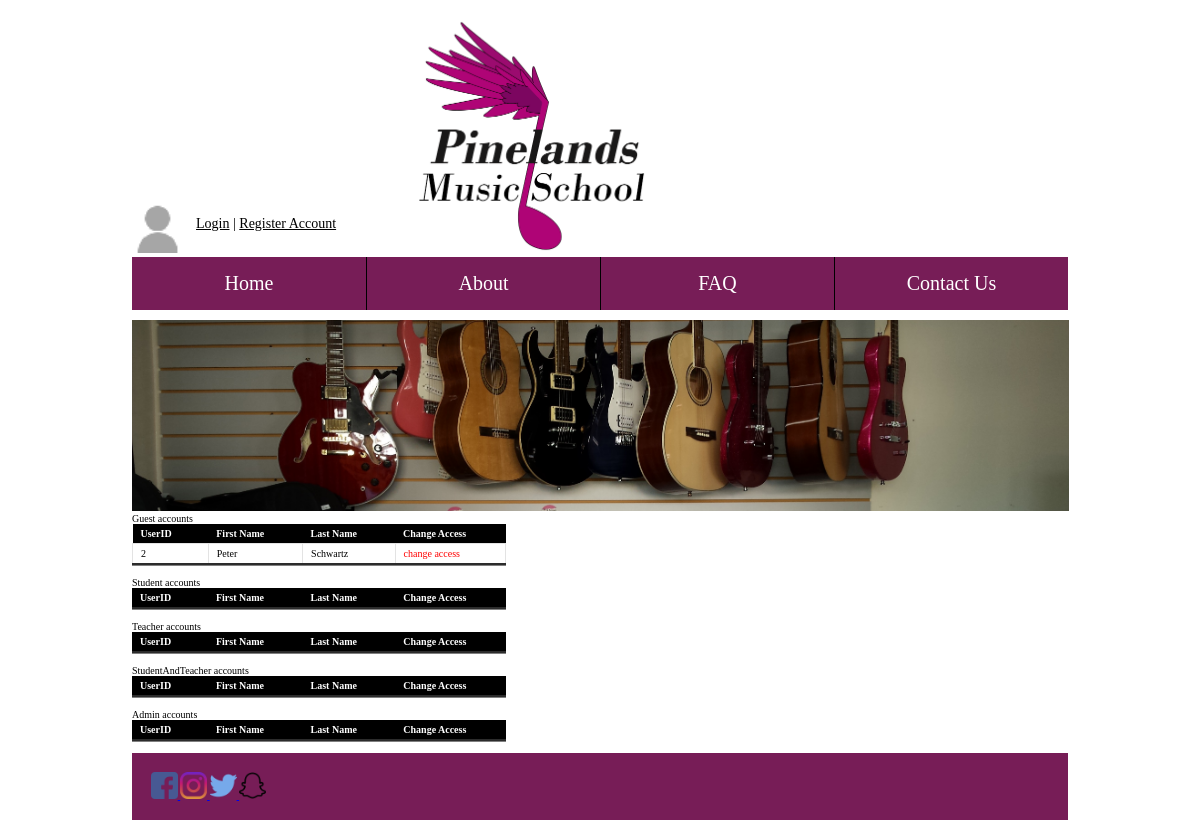
Before: /pages/changeAuth.php with the older database file.
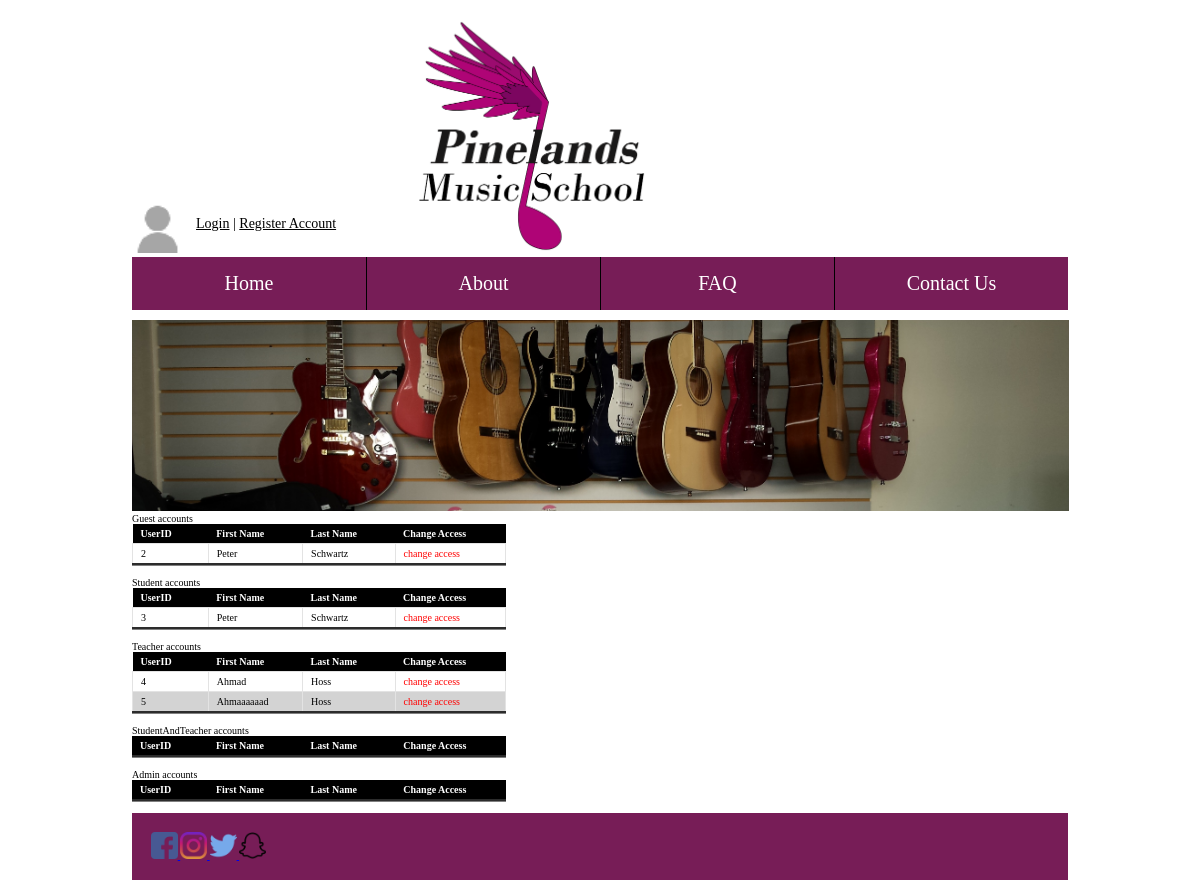
After: the same page with the newer database file.
### tables this page shows
CREATE TABLE `users` (
  `UserID` int(11) NOT NULL,
  `firstName` varchar(40) NOT NULL,
  `lastName` varchar(40) NOT NULL,
  `DOB` date NOT NULL,
  `gender` enum('Male','Female') NOT NULL,
  `facebookId` varchar(80) DEFAULT NULL,
  `email` varchar(80) NOT NULL,
  `password` varchar(64) NOT NULL,
  `salt` varchar(32) NOT NULL,
  `accountType` enum('Guest','Student','Teacher','StudentAndTeacher','Admin','Owner') NOT NULL DEFAULT 'Guest',
  `comCode` varchar(64) DEFAULT NULL,
  `parentName` varchar(100) DEFAULT NULL,
  `parentEmail` varchar(100) DEFAULT NULL
);

### pages/changeAuth.php (the view)
<?php
$pagetitle = "About";
include "../inc/connect.php";
include "../inc/header.php";
include "../inc/nav.php";
$column = array(
  'UserID' => 'userID',
  'First Name' => 'firstName',
  'Last Name' => 'lastName'
);
$accountTypes = array(
    0 => "Guest",
    1 => "Student",
    2 => "Teacher",
    3 => "StudentAndTeacher",
    4 => "Admin",
);
foreach ($accountTypes as $type) {
    $result= mysqli_query($con,"SELECT userID, firstName, lastName FROM users WHERE accountType='$type'");
    echo "$type accounts <br>";
    echo "<table id='changeAuthTables'><tr>";
    foreach ($column as $name => $col_name) {
      echo "<th>$name</th>";
    }
    echo "<th> Change Access </th> </tr>";
    while($row = mysqli_fetch_array($result)) {
      echo "<tr>";
      foreach ($column as $name => $col_name) {
        echo "<td>". $row[$col_name] . "</td>";
      }
      echo '<td><a href="changeAuthProcess.php?userID='.$row['userID'].'"><span class="changeAccess"> change access </span></a></td></tr>';
    }
    echo "</table><br>";
}
include "../inc/footer.php";
?>

### inc/header.php (shortened to what this page needs)
<!DOCTYPE html>
<html>
<head>
    <link href="../css/main.css" rel="stylesheet" />
</head>

### inc/nav.php (shortened to what this page needs)
<body>
        <div class="container">
          <span>
            <div class="headerContainer">
            <div class="userPanel">
                <div class="userPanelImage">
                <img src="../images/userImage/default-user-icon.png" />
                </div>
                <div class="userInfo">
                    <?php
                        if(isset($_SESSION['userID'])) {
                            ?>
                        <?php
                            $userID = $_SESSION['userID'];
                        $sql = "SELECT firstName, lastName FROM users WHERE userID='$userID'";
                        $result = mysqli_query($con, $sql);
                        $row = mysqli_fetch_array($result);
                        $userName = $row['firstName'] . " " . $row['lastName'];
                            ?>
                            <span><a href="../pages/myaccount.php"><?php echo $userName?></a> |
        <?php
        if((($_SESSION['accountType']) === 'Admin') || (($_SESSION['accountType']) === 'Owner')){
          echo '<a href="../pages/admincenter.php">Admin Center</a>';
        } else {
          echo '<a href="../pages/usercenter.php">User Center</a>';
        }
        ?>
        <br><a href="../pages/enrolPage.php"><b>ENROL</b></a> | <a href="../pages/logout.php">Logout</a></span>
                    <?php
                        } else {
                    ?>
                <span><a href="../pages/login.php">Login</a> | <a href="../pages/createAccount.php">Register Account</a></span>
                    <?php
                        }
                    ?>
                    </div>
                </div>
                <div class="logo"> <img src="../images/TempLogo.png" /> </div>
            </div>
          </span>
            <nav id="nav" role="navigation"> <a href="#nav" title="Show Navigation">Show Navigation</a> <a href="#" title="Hide Navigation">Hide Navigation</a>
                <ul>
                    <li><a href="../pages/index.php">Home</a></li><li><a href="../pages/about.php">About</a></li><li><a href="../pages/faq.php">FAQ</a></li><li><a href="../pages/contact.php">Contact Us</a></li>
                </ul>
            </nav>
            <?php if($pagetitle == "About Us | Pinelands Music School"): ?>
              <div class="banner"> <img src="../images/banners/about.jpg" /> </div>
            <?php elseif($pagetitle == "Enrol | Pinelands Music School"): ?>
              <div class="banner"> <img src="../images/banners/enrol.jpg" /> </div>
            <?php elseif($pagetitle == "Contact Us | Pinelands Music School"): ?>
              <div class="banner"> <img src="../images/banners/enrol.jpg" /> </div>
            <?php else: ?>
              <div class="banner"> <img src="../images/banners/main.jpg" /> </div>
            <?php endif ?>

### inc/footer.php
        <footer class="footer">
            <div class="socialMediaIcons">
                    <a href="https://www.facebook.com">
                    <img  src="../images/socialMedia/facebook.png" alt="Facebook Link">
                    </a>
                    <a href="https://www.facebook.com">
                    <img  src="../images/socialMedia/instagram.png" alt="instagram Link">
                    </a>
                    <a href="https://www.facebook.com">
                    <img  src="../images/socialMedia/twitter.png" alt="twitter Link">
                    </a>
                    <a href="https://www.facebook.com">
                    <img  src="../images/socialMedia/snapchat.png" alt="snapchat Link">
                    </a>
                 </div>
        </footer>
    </div>
</body>
</html>

### css/main.css (style rules this page uses)
* { box-sizing: border-box; }
header, section, footer, aside, nav, main, article, figure { display: block; }
body { font-size: 62.5%; margin: 0; padding: 0; }
.container { width: 100%; padding: 1%; margin: 0 auto; }
.banner { display: none; }
.logo { margin: auto; display: inline-block; text-align: center; }
.logo img { width: 100%; height: auto; }
.banner { display: inline-block; }
.banner img { width: 100.1%; height: auto; }
.socialMediaIcons img { width: 3%; }
.userPanel { display: inline-block; font-size: 1.4em; width:30%; }
.userPanelImage { height: 5%; width:18%; display: inline-block; }
.userPanelImage img { width: 100%; height: auto; }
.userInfo { display: inline-block; vertical-align: top; margin-top: 1%; padding: 10px; }
.userInfo a:link { color:#000000; }
table { border-collapse: collapse; width: 40%; align-self: center; text-align: left; border-bottom-style: groove }
table th { background-color: black; color: white; padding: 4px 30px 4px 8px; }
table td { border: 1px solid #e3e3e3; padding: 4px 8px; }
table tr:nth-child(odd) td { background-color: lightgray; }
table a { display:block; text-decoration:none; color: black; }
.changeAccess { color: red; }
#nav > ul { list-style-type: none; display: none; padding: 0; margin: 0; height: auto; display: none; position: absolute; left: 0; right: 0; z-index: 400; }
#nav > ul > li { width: 99%; text-decoration-color: aqua; margin: 0 auto; border: 1px solid #4C4A4A; border-radius: 10px; background: #771d57; }
#nav ul li a { display: block; text-decoration: none; color: white; font-size: 20px; padding: 10px; text-align: center; font-weight: 500; }
@media screen and (min-width:700px) { .container { width: 99%; } }
@media screen and (min-width:700px) { .logo { display: inline-block; width: 25%; } }
@media screen and (min-width:700px) { .banner { display: inline-block; width: 100%; padding: 0px; } }
@media screen and (min-width:700px) { #nav { width: 100%; font-weight: 400; margin-bottom: 1%; } }
@media screen and (min-width:700px) { #nav ul { display: inherit; position: inherit; margin: 0; padding: 0; overflow: hidden; } }
@media screen and (min-width:700px) { #nav ul li { display: inline-block; border: none; border-radius: 0; border-left: 1px solid #000; width: 25%; text-align: center; } }
@media screen and (min-width:700px) { #nav ul li:first-child { border: none; } }
@media screen and (min-width:700px) { #nav ul li a { border-radius: 0; display: block; padding: 15px; text-decoration: none; font-size 1.0em; } }
@media screen and (min-width:1000px) { .container { width: 80%; max-width: 1000px; } }
.footer { background-color: #771d57; padding: 2%; }

Changed rows visible on the page:
added users: UserID "3", firstName "Peter", lastName "Schwartz", shown under "Student"
added users: UserID "4", firstName "Ahmad", lastName "Hoss", shown under "Teacher"
added users: UserID "5", firstName "Ahmaaaaaad", lastName "Hoss", shown under "Teacher"
